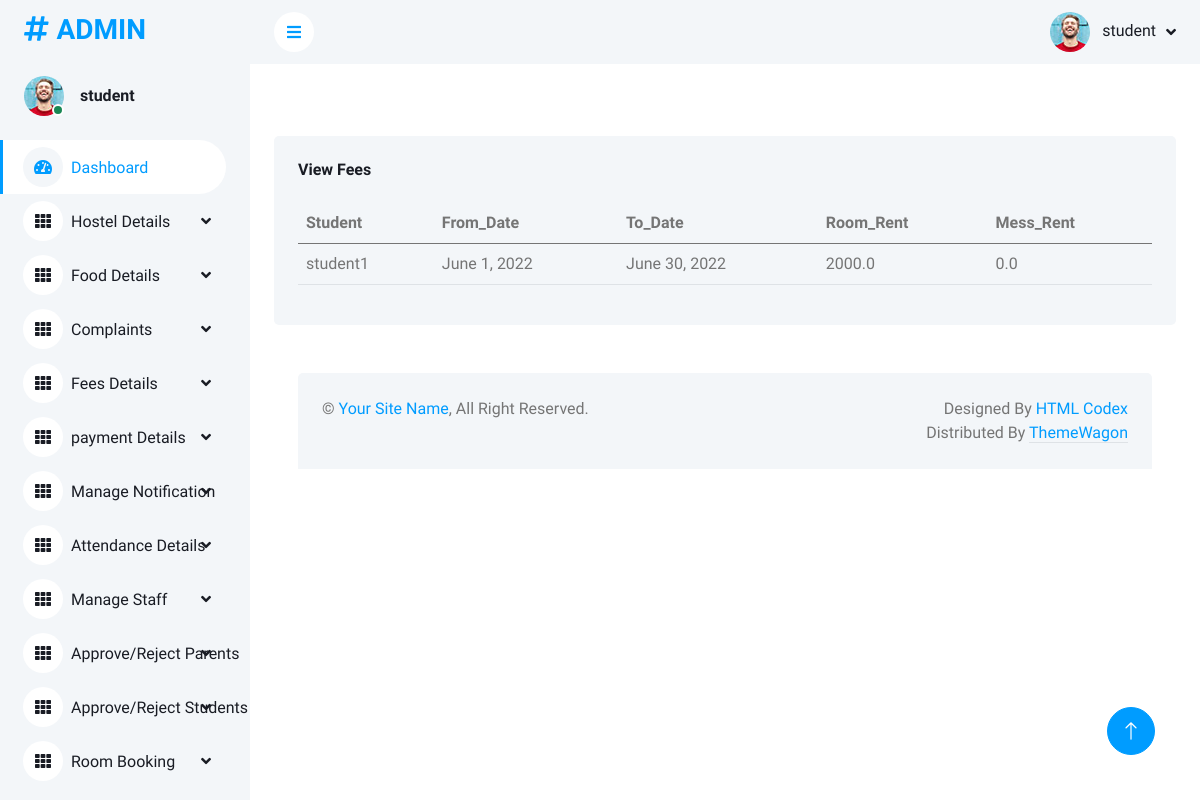
The app's page /viewfees (signed in) with its own data.
### app/models.py (models this page shows, shortened)
class Login(AbstractUser):
    is_parent = models.BooleanField(default=False)
    is_student = models.BooleanField(default=False)

class Fees(models.Model):
    student = models.ForeignKey(Student, on_delete=models.CASCADE)
    from_date = models.DateField()
    to_date = models.DateField()
    room_rent = models.FloatField(default=0)
    mess_bill = models.FloatField(default=0)
    amount = models.FloatField(default=0)
    status = models.BooleanField(default=False)
    paid_by = models.CharField(max_length=100)
    payment_date = models.DateField(null=True)
    payment = models.CharField(max_length=100)

class Student(models.Model):
    user = models.OneToOneField(Login, on_delete=models.CASCADE, primary_key=True, related_name='student')
    name = models.CharField(max_length=50)
    address = models.TextField()
    contact_no = models.IntegerField()
    email = models.EmailField()
    approval_status = models.BooleanField(default=0)
    image = models.ImageField(upload_to='profile', null=True)
    seen = models.BooleanField(default=False)
    def __str__(self):
        return self.name

### app/adminviews.py (the view)
@login_required(login_url='accounts:login')
def view_fees(request):
    data = Fees.objects.all()
    return render(request, 'admin_temp/view_fees.html', {'data': data})

### templates/admin_temp/view_fees.html
<!DOCTYPE html>
{% extends 'admin_temp/admin_home.html' %}
{% block content %}
{% load static %}
<div class="col-12">
    <div class="bg-light rounded h-100 p-4">
        <h6 class="mb-4">View Fees</h6>
        <div class="table-responsive">
            <table class="table">
                <thead>
                <tr>
                    <th scope="col">Student</th>
                    <th scope="col">From_Date</th>
                    <th scope="col">To_Date</th>
                    <th scope="col">Room_Rent</th>
                    <th scope="col">Mess_Rent</th>
                </tr>
                </thead>
                <tbody>
                {% for i in data %}
                <tr>
                    <td>{{i.student}}</td>
                    <td>{{i.from_date}}</td>
                    <td>{{i.to_date}}</td>
                    <td>{{i.room_rent}}</td>
                    <td>{{i.mess_bill}}</td>
                </tr>
                </tbody>
                {% endfor %}
            </table>
        </div>
{% endblock %}

### templates/admin_temp/admin_home.html (shortened to what this page needs)
<!DOCTYPE html>
{% load static %}
<html lang="en">
<head>
    <link href="https://cdnjs.cloudflare.com/ajax/libs/font-awesome/5.10.0/css/all.min.css" rel="stylesheet">
    <link href="https://cdn.jsdelivr.net/npm/bootstrap-icons@1.4.1/font/bootstrap-icons.css" rel="stylesheet">
    <link href="{% static 'assets1/lib/owlcarousel/assets/owl.carousel.min.css' %}" rel="stylesheet">
    <link href="{% static 'assets1/lib/tempusdominus/css/tempusdominus-bootstrap-4.min.css' %}" rel="stylesheet" />
    <link href="{% static 'assets1/css/bootstrap.min.css' %}" rel="stylesheet">
    <link href="{% static 'assets1/css/style.css' %}" rel="stylesheet">
</head>
<body>
    <div class="container-xxl position-relative bg-white d-flex p-0">
        <div class="sidebar pe-4 pb-3">
            <nav class="navbar bg-light navbar-light">
                <a href="{% url 'admin_home' %}" class="navbar-brand mx-4 mb-3">
                    <h3 class="text-primary"><i class="fa fa-hashtag me-2"></i>ADMIN</h3>
                </a>
                <div class="d-flex align-items-center ms-4 mb-4">
                    <div class="position-relative">
                        <img class="rounded-circle" src="{% static 'assets1/img/user.jpg' %}" alt="" style="width: 40px; height: 40px;">
                        <div class="bg-success rounded-circle border border-2 border-white position-absolute end-0 bottom-0 p-1"></div>
                    </div>
                    <div class="ms-3">
                        <h6 class="mb-0">{{request.user}}</h6>
                    </div>
                </div>
                <div class="navbar-nav w-100">
                    <a href="{% url 'admin_home' %}" class="nav-item nav-link active"><i class="fa fa-tachometer-alt me-2"></i>Dashboard</a>
                    <div class="nav-item dropdown">
                        <a href="#" class="nav-link dropdown-toggle" data-bs-toggle="dropdown"><i class="fa fa-th me-2">
                        </i>Hostel Details</a>
                    </div>
                    <div class="nav-item dropdown">
                        <a href="#" class="nav-link dropdown-toggle" data-bs-toggle="dropdown"><i class="fa fa-th me-2">
                        </i>Food Details</a>
                    </div>
                    <div class="nav-item dropdown">
                        <a href="#" class="nav-link dropdown-toggle" data-bs-toggle="dropdown"><i class="fa fa-th me-2">
                        </i>Complaints</a>
                    </div>
                    <div class="nav-item dropdown">
                        <a href="#" class="nav-link dropdown-toggle" data-bs-toggle="dropdown"><i class="fa fa-th me-2">
                        </i>Fees Details</a>
                    </div>
                    <div class="nav-item dropdown">
                        <a href="#" class="nav-link dropdown-toggle" data-bs-toggle="dropdown"><i class="fa fa-th me-2">
                        </i>payment Details</a>
                    </div>
                    <div class="nav-item dropdown">
                        <a href="#" class="nav-link dropdown-toggle" data-bs-toggle="dropdown"><i class="fa fa-th me-2">
                        </i>Manage Notification</a>
                    </div>
                    <div class="nav-item dropdown">
                        <a href="#" class="nav-link dropdown-toggle" data-bs-toggle="dropdown"><i class="fa fa-th me-2">
                        </i>Attendance Details</a>
                        <div class="nav-item dropdown">
                        <a href="#" class="nav-link dropdown-toggle" data-bs-toggle="dropdown"><i class="fa fa-th me-2">
                        </i>Manage Staff</a>
                    </div>
                        <div class="nav-item dropdown">
                        <a href="#" class="nav-link dropdown-toggle" data-bs-toggle="dropdown"><i class="fa fa-th me-2">
                        </i>Approve/Reject Parents</a>
                    </div>
                         <div class="nav-item dropdown">
                        <a href="#" class="nav-link dropdown-toggle" data-bs-toggle="dropdown"><i class="fa fa-th me-2">
                        </i>Approve/Reject Students</a>
                    </div>
                         <div class="nav-item dropdown">
                        <a href="#" class="nav-link dropdown-toggle" data-bs-toggle="dropdown"><i class="fa fa-th me-2">
                        </i>Room Booking</a>
                    </div>
                </div>
                </div>
            </nav>
        </div>
        <div class="content">
            <nav class="navbar navbar-expand bg-light navbar-light sticky-top px-4 py-0">
                <a href="#" class="sidebar-toggler flex-shrink-0">
                    <i class="fa fa-bars"></i>
                </a>
                <div class="navbar-nav align-items-center ms-auto">
                    <div class="nav-item dropdown">
                        <a href="#" class="nav-link dropdown-toggle" data-bs-toggle="dropdown">
                            <img class="rounded-circle me-lg-2" src="{% static 'assets1/img/user.jpg' %}" alt="" style="width: 40px; height: 40px;">
                            <span class="d-none d-lg-inline-flex">{{request.user}}</span>
                        </a>
                    </div>
                </div>
            </nav>
            <div class="container-fluid pt-4 px-4">
            </div>
            <div class="container-fluid pt-4 px-4">
                <div class="row g-4">
                </div>
            </div>
            <div class="container-fluid pt-4 px-4">
                {% block content %}
                {% endblock %}
            </div>
            <div class="container-fluid pt-4 px-4">
                <div class="row g-4">
                </div>
            </div>
            <div class="container-fluid pt-4 px-4">
                <div class="bg-light rounded-top p-4">
                    <div class="row">
                        <div class="col-12 col-sm-6 text-center text-sm-start">
                            &copy; <a href="#">Your Site Name</a>, All Right Reserved.
                        </div>
                        <div class="col-12 col-sm-6 text-center text-sm-end">
                            Designed By <a href="https://htmlcodex.com">HTML Codex</a>
                        Distributed By <a class="border-bottom" href="https://themewagon.com" target="_blank">ThemeWagon</a>
                        </div>
                    </div>
                </div>
            </div>
        </div>
        <a href="#" class="btn btn-lg btn-primary btn-lg-square back-to-top"><i class="bi bi-arrow-up"></i></a>
    </div>
</body>
</html>

### static/assets1/css/style.css (style rules this page uses)
:root { --primary: #009CFF; --light: #F3F6F9; --dark: #191C24; }
.back-to-top { position: fixed; display: none; right: 45px; bottom: 45px; z-index: 99; }
.btn { transition: .5s; }
.btn.btn-primary { color: #FFFFFF; }
.btn-lg-square { width: 48px; height: 48px; }
.btn-square, .btn-sm-square, .btn-lg-square { padding: 0; display: inline-flex; align-items: center; justify-content: center; font-weight: normal; border-radius: 50px; }
.sidebar { position: fixed; top: 0; left: 0; bottom: 0; width: 250px; height: 100vh; overflow-y: auto; background: var(--light); transition: 0.5s; z-index: 999; }
.content { margin-left: 250px; min-height: 100vh; background: #FFFFFF; transition: 0.5s; }
@media (min-width: 992px) { .sidebar { margin-left: 0; } }
@media (min-width: 992px) { .content { width: calc(100% - 250px); } }
.sidebar .navbar .navbar-nav .nav-link { padding: 7px 20px; color: var(--dark); font-weight: 500; border-left: 3px solid var(--light); border-radius: 0 30px 30px 0; outline: none; }
.sidebar .navbar .navbar-nav .nav-link:hover, .sidebar .navbar .navbar-nav .nav-link.active { color: var(--primary); background: #FFFFFF; border-color: var(--primary); }
.sidebar .navbar .navbar-nav .nav-link i { width: 40px; height: 40px; display: inline-flex; align-items: center; justify-content: center; background: #FFFFFF; border-radius: 40px; }
.sidebar .navbar .navbar-nav .nav-link:hover i, .sidebar .navbar .navbar-nav .nav-link.active i { background: var(--light); }
.sidebar .navbar .dropdown-toggle::after { position: absolute; top: 15px; right: 15px; border: none; content: "\f107"; font-family: "Font Awesome 5 Free"; font-weight: 900; transition: .5s; }
.content .navbar .navbar-nav .nav-link { margin-left: 25px; padding: 12px 0; color: var(--dark); outline: none; }
.content .navbar .sidebar-toggler, .content .navbar .navbar-nav .nav-link i { width: 40px; height: 40px; display: inline-flex; align-items: center; justify-content: center; background: #FFFFFF; border-radius: 40px; }
.content .navbar .dropdown-toggle::after { margin-left: 6px; vertical-align: middle; border: none; content: "\f107"; font-family: "Font Awesome 5 Free"; font-weight: 900; transition: .5s; }

### records on screen
Login: user "student"
Fees: student "student1", from_date "June 1, 2022", to_date "June 30, 2022", room_rent "2000.0", mess_bill "0.0"
